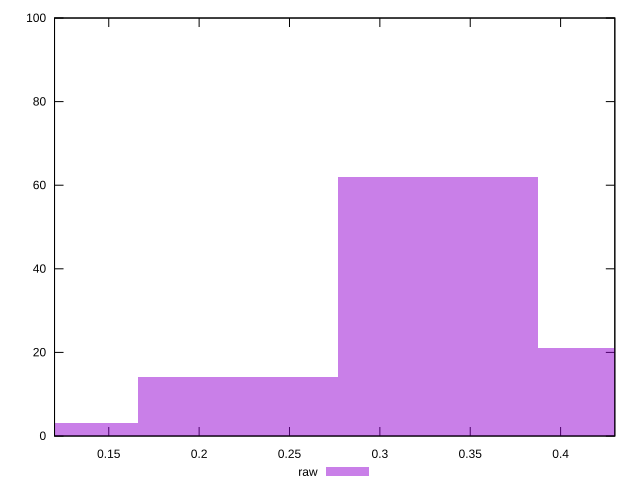

gnuplot code for this plot:
reset

$raw <<EOF
0.3322492319418994 62
0.22149948796126628 14
0.44299897592253257 21
0.11074974398063314 3
EOF

set key outside below
set boxwidth 0.11074974398063314
set xrange [0.12:0.43]
set yrange [0:100]
set trange [0:100]
set style fill transparent solid 0.5 noborder
set terminal svg size 640, 490 enhanced background rgb 'white'
set output "reprap/meta/score/samples/pages+cached+noexternal+nomedia+nocss+nojs/raw/histogram.svg"

plot $raw title "raw" with boxes

reset
